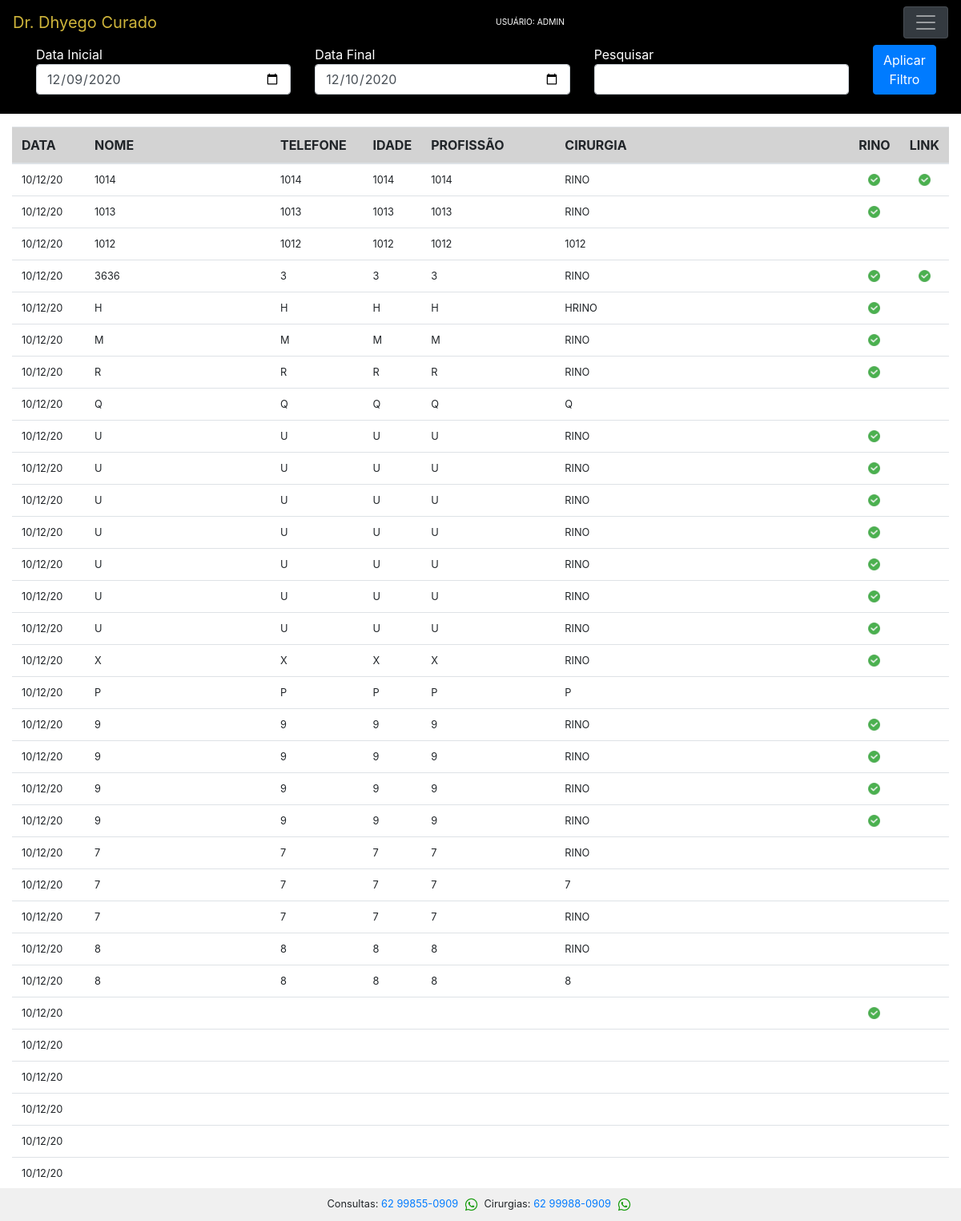
The page /preconsultas/listagem (signed in) on the database its author committed.
### preconsults/models.py (models this page shows, shortened)
class Preconsult(models.Model):
    name = models.CharField(max_length=100)
    phone = models.CharField(max_length=40)
    age = models.CharField(max_length=3)
    profession = models.CharField(max_length=50)
    surgery = models.TextField(max_length=500)
    expectancy = models.TextField(max_length=1000)
    fear = models.TextField(max_length=1000)
    recommendation = models.TextField(max_length=100)
    rhinoplasty = models.BooleanField(default=False)
    checklink = models.BooleanField(default=False)
    active = models.BooleanField(default=True)
    creation_date = models.DateField(default=date.today)
    creation_time = models.DateTimeField(default=timezone.now)

### preconsults/views.py (the view)
# urls.py: path('listagem', views.listpreconsults, name='list_preconsults'),
@login_required(login_url='index')
def listpreconsults(request):
    if request.method != 'POST':
        first_date = request.GET.get('first_date', date.today () - timedelta ( days=1 ))
        last_date = request.GET.get('last_date', date.today ())
        first_date = DateFormat ( first_date ).format ( 'yy-m-d' )
        last_date = DateFormat ( last_date ).format ( 'yy-m-d' )
        search = ""
    else:
        first_date = request.POST.get('first_date')
        last_date = request.POST.get('last_date')
        search = request.POST.get ( 'search' )
        page = request.GET.get('pg')
    if first_date > last_date:
        messages.error(request, 'Data Inicial deve ser anterior a data Final.')
    data = Preconsult.objects.order_by('-creation_time').filter(
        Q(name__icontains=search)|Q(phone__icontains=search)|Q(profession__icontains=search)|Q(surgery__icontains=search),
        creation_date__lte = last_date,
        creation_date__gte = first_date,
        active = True
    )
    if not data:
        messages.error(request, 'Dados não encontrados para esse período e pesquisa.')
    return render(request, 'preconsults/list_preconsultas.html', {'dados': data,
                                                                  'first_date': first_date,
                                                                  'last_date': last_date,
                                                                  'search' : search,
                                                                  })

### preconsults/templates/preconsults/list_preconsultas.html (shortened to what this page needs)
{% extends 'default.html' %}
{% block main%}
{% include '_nav.html' %}
<form method="POST">
    <div class="row" style="background-color: rgba(0,0,0)">
        <div class="container " >
            <div class="row" >
                <div class="col text-white">
                    Data Inicial
                    <input name="first_date" type="date" data-date-format="mm/dd/yyyy"
                    value = "{{ first_date }}"  class="form-control">
                </div>
                <div class="col text-white">
                    Data Final
                    <input name="last_date" type="date"
                    value = "{{ last_date }}" class="form-control">
                </div>
                    <div class="col text-white" >
                    Pesquisar
                    <input name="search" value="{{ search }}" type="input" class="form-control">
                </div>
                <div class="col-sm-1">
                    <button type="submit" class="btn btn-primary ">Aplicar Filtro</button>
                </div>
            </div>
            <br>
        </div>
    </div>
</form>
<div class="table-responsive col-sm">
    <table class="table table-hover">
        <thead >
            <tr>
                <th scope="col" bgcolor="d3d3d3">DATA</th>
                <th scope="col" bgcolor="d3d3d3">NOME</th>
                <th scope="col" bgcolor="d3d3d3">TELEFONE</th>
                <th scope="col" bgcolor="d3d3d3">IDADE</th>
                <th scope="col" bgcolor="d3d3d3">PROFISSÃO</th>
                <th scope="col" bgcolor="d3d3d3">CIRURGIA</th>
                <th scope="col" bgcolor="d3d3d3">RINO</th>
                <th scope="col" bgcolor="d3d3d3">LINK</th>
            </tr>
        </thead>
        <tbody>
            {% for data in dados %}
            <tr>
                <td style="width:8%">
                    <a href="{% url 'detail_preconsults' data.id   %}" target="_blank" style="text-decoration:none">
                        <div style="height:100%;width:100%" class="text-body">
                            <small>
                                {{ data.creation_time | date:'d/m/y' }}
                            </small>
                        </div>
                    </a>
                </td>
                <td style="width:22%">
                    <a href="{% url 'detail_preconsults' data.id  %}" target="_blank" style="text-decoration:none">
                        <div style="height:100%;width:100%" class="text-body">
                            <small>
                                {{ data.name | upper }}
                            </small>
                        </div>
                    </a>
                </td>
                <td style="width:10%">
                    <a href="{% url 'detail_preconsults' data.id  %}" target="_blank" style="text-decoration:none">
                        <div style="height:100%;width:100%" class="text-body">
                            <small>
                                {{ data.phone | upper }}
                            </small>
                        </div>
                    </a>
                </td>
                <td style="width:5%">
                    <a href="{% url 'detail_preconsults' data.id  %}" target="_blank" style="text-decoration:none">
                        <div style="height:100%;width:100%" class="text-body">
                            <small>
                                {{ data.age | upper }}
                            </small>
                        </div>
                    </a>
                </td>
                <td style="width:15%">
                    <a href="{% url 'detail_preconsults' data.id  %}" target="_blank" style="text-decoration:none">
                        <div style="height:100%;width:100%" class="text-body">
                            <small>
                                {{ data.profession | upper }}
                            </small>
                        </div>
                    </a>
                </td>
                <td style="width:35%">
                    <a href="{% url 'detail_preconsults' data.id  %}" target="_blank" style="text-decoration:none">
                        <div style="height:100%;width:100%" class="text-body">
                            <small>
                                {{ data.surgery | upper }}
                            </small>
                        </div>
                    </a>
                </td>
                <td style="width:5%">
                    <a href="{% url 'detail_preconsults' data.id  %}" target="_blank"
                                                                style="text-decoration:none">
                        <div style="height:100%;width:100%" class="text-body  text-center">
                            {% if  data.rhinoplasty  %}
                                <img src="/static/check.png" width="15em" height="15em"
                                            class="img-fluid;" alt="check">
                            {% endif %}
                        </div>
                    </a>
                </td>
                <td style="width:5%">
                    <a href="{% url 'detail_preconsults' data.id  %}" target="_blank"
                                                        style="text-decoration:none">
                        <div style="height:100%;width:100%" class="text-body  text-center">
                            {% if  data.checklink  %}
                                <img src="/static/check.png" width="15em" height="15em"
                                                                class="img-fluid;" alt="check">
                            {% endif %}
                        </div>
                    </a>
                </td>
            </tr>
            {% endfor %}
        </tbody>
    </table>
</div>
<br>
{% endblock%}
{% block footer %}
{% include '_footer.html' %}
{% endblock%}

### templates/default.html (shortened to what this page needs)
{% load static %}
<html lang="pt">
<head>
    {% include '_head.html' %}
</head>
<body>
                {% block main%}
                {% endblock %}
    {% block footer %}
    {% endblock %}
</body>
</html>

### templates/_head.html (shortened to what this page needs)
{% load static %}
<link href="{% static 'vendor/bootstrap/css/bootstrap.min.css' %}" rel="stylesheet">

### templates/_nav.html (shortened to what this page needs)
<nav class="navbar navbar-dark position-relative" style="background-color: rgba(0,0,0)">
    <a class="navbar-brand" href="{% url 'index' %}" style="color: rgba(207,181,59)">Dr. Dhyego Curado</a>
    {% if request.user.is_authenticated %}
        <a class="navbar-brand text-white" >
            <small>
                <small>
                    <small>
                    USUÁRIO: {{ user.username | upper }}
                    </small>
                </small>
            </small>
            </a>
    {% endif %}
    <button class="navbar-toggler collapsed bg-dark" type="button" data-toggle="collapse"
            data-target="#navbarsExample01" aria-controls="navbarsExample01"
            aria-expanded="false" aria-label="Toggle navigation">
        <span class="navbar-toggler-icon"></span>
    </button>
</nav>

### templates/_scripts.html (shortened to what this page needs)
{% load static %}

### templates/_footer.html
<footer class="footer mt-auto text-center py-2 fixed-bottom" style="background-color: rgba(240,240,240)">
    <span class="text-muted" >
        <div class="text-body">
            <small>
                Consultas:
                <a href="https://wa.me/5562998550909?text=">
                    62 99855-0909
                </a>
                <img src="/static/whatsapp-min.png" width="25em" height="25em"
                    class="img-fluid;" alt="whatsapp 62 99855-0909">
                Cirurgias:
                <a href="https://wa.me/5562998550909?text=">
                    62 99988-0909
                </a>
                <img src="/static/whatsapp-min.png" width="25m" height="25em"
                    class="img-fluid;" alt="whatsapp 62 99988-0909">
            </small>
        </div>
    </span>
</footer>

### rows shown on the page
Preconsult: creation_time "10/12/20", name "1014", phone "1014", age "1014", profession "1014", surgery "RINO", rhinoplasty True (drawn), checklink True (drawn)
Preconsult: creation_time "10/12/20", name "1013", phone "1013", age "1013", profession "1013", surgery "RINO", rhinoplasty True (drawn)
Preconsult: creation_time "10/12/20", name "1012", phone "1012", age "1012", profession "1012", surgery "1012"
Preconsult: creation_time "10/12/20", name "3636", phone "3", age "3", profession "3", surgery "RINO", rhinoplasty True (drawn), checklink True (drawn)
Preconsult: creation_time "10/12/20", name "H", phone "H", age "H", profession "H", surgery "HRINO", rhinoplasty True (drawn)
Preconsult: creation_time "10/12/20", name "M", phone "M", age "M", profession "M", surgery "RINO", rhinoplasty True (drawn)
Preconsult: creation_time "10/12/20", name "R", phone "R", age "R", profession "R", surgery "RINO", rhinoplasty True (drawn)
Preconsult: creation_time "10/12/20", name "Q", phone "Q", age "Q", profession "Q", surgery "Q"
Preconsult: creation_time "10/12/20", name "U", phone "U", age "U", profession "U", surgery "RINO", rhinoplasty True (drawn)
Preconsult: creation_time "10/12/20", name "U", phone "U", age "U", profession "U", surgery "RINO", rhinoplasty True (drawn)
Preconsult: creation_time "10/12/20", name "U", phone "U", age "U", profession "U", surgery "RINO", rhinoplasty True (drawn)
Preconsult: creation_time "10/12/20", name "U", phone "U", age "U", profession "U", surgery "RINO", rhinoplasty True (drawn)
Preconsult: creation_time "10/12/20", name "U", phone "U", age "U", profession "U", surgery "RINO", rhinoplasty True (drawn)
Preconsult: creation_time "10/12/20", name "U", phone "U", age "U", profession "U", surgery "RINO", rhinoplasty True (drawn)
Preconsult: creation_time "10/12/20", name "U", phone "U", age "U", profession "U", surgery "RINO", rhinoplasty True (drawn)
Preconsult: creation_time "10/12/20", name "X", phone "X", age "X", profession "X", surgery "RINO", rhinoplasty True (drawn)
Preconsult: creation_time "10/12/20", name "P", phone "P", age "P", profession "P", surgery "P"
Preconsult: creation_time "10/12/20", name "9", phone "9", age "9", profession "9", surgery "RINO", rhinoplasty True (drawn)
Preconsult: creation_time "10/12/20", name "9", phone "9", age "9", profession "9", surgery "RINO", rhinoplasty True (drawn)
Preconsult: creation_time "10/12/20", name "9", phone "9", age "9", profession "9", surgery "RINO", rhinoplasty True (drawn)
Preconsult: creation_time "10/12/20", name "9", phone "9", age "9", profession "9", surgery "RINO", rhinoplasty True (drawn)
Preconsult: creation_time "10/12/20", name "7", phone "7", age "7", profession "7", surgery "RINO"
Preconsult: creation_time "10/12/20", name "7", phone "7", age "7", profession "7", surgery "7"
Preconsult: creation_time "10/12/20", name "7", phone "7", age "7", profession "7", surgery "RINO"
Preconsult: creation_time "10/12/20", name "8", phone "8", age "8", profession "8", surgery "RINO"
Preconsult: creation_time "10/12/20", name "8", phone "8", age "8", profession "8", surgery "8"
Preconsult: creation_time "10/12/20", rhinoplasty True (drawn)
Preconsult: creation_time "10/12/20"
Preconsult: creation_time "10/12/20"
Preconsult: creation_time "10/12/20"
Preconsult: creation_time "10/12/20"
Preconsult: creation_time "10/12/20"

### other values the page prints
{{ user.username | upper }} "ADMIN"
